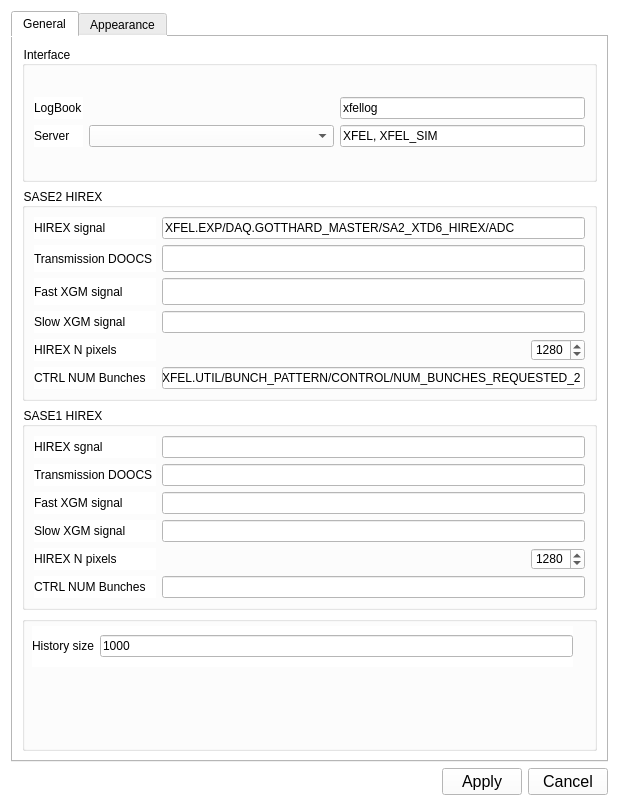
<?xml version="1.0" encoding="UTF-8"?>
<ui version="4.0">
 <class>Form</class>
 <widget class="QWidget" name="Form">
  <property name="geometry">
   <rect>
    <x>0</x>
    <y>0</y>
    <width>619</width>
    <height>806</height>
   </rect>
  </property>
  <property name="minimumSize">
   <size>
    <width>0</width>
    <height>0</height>
   </size>
  </property>
  <property name="contextMenuPolicy">
   <enum>Qt::CustomContextMenu</enum>
  </property>
  <property name="windowTitle">
   <string>Ocelot Interface</string>
  </property>
  <property name="styleSheet">
   <string notr="true">background-color: white</string>
  </property>
  <layout class="QGridLayout" name="gridLayout_2">
   <item row="1" column="0">
    <layout class="QHBoxLayout" name="horizontalLayout">
     <item>
      <spacer name="horizontalSpacer">
       <property name="orientation">
        <enum>Qt::Horizontal</enum>
       </property>
       <property name="sizeHint" stdset="0">
        <size>
         <width>40</width>
         <height>20</height>
        </size>
       </property>
      </spacer>
     </item>
     <item>
      <widget class="QPushButton" name="pb_apply">
       <property name="minimumSize">
        <size>
         <width>0</width>
         <height>0</height>
        </size>
       </property>
       <property name="font">
        <font>
         <pointsize>12</pointsize>
         <weight>50</weight>
         <bold>false</bold>
        </font>
       </property>
       <property name="text">
        <string>Apply</string>
       </property>
      </widget>
     </item>
     <item>
      <widget class="QPushButton" name="pb_cancel">
       <property name="minimumSize">
        <size>
         <width>0</width>
         <height>0</height>
        </size>
       </property>
       <property name="font">
        <font>
         <pointsize>12</pointsize>
         <weight>50</weight>
         <bold>false</bold>
        </font>
       </property>
       <property name="text">
        <string>Cancel</string>
       </property>
      </widget>
     </item>
    </layout>
   </item>
   <item row="0" column="0">
    <widget class="QTabWidget" name="tabWidget">
     <property name="currentIndex">
      <number>0</number>
     </property>
     <widget class="QWidget" name="tab">
      <attribute name="title">
       <string>General</string>
      </attribute>
      <layout class="QGridLayout" name="gridLayout_11">
       <item row="1" column="0">
        <layout class="QGridLayout" name="gridLayout">
         <item row="3" column="0" colspan="2">
          <widget class="QGroupBox" name="groupBox">
           <property name="sizePolicy">
            <sizepolicy hsizetype="Minimum" vsizetype="Minimum">
             <horstretch>0</horstretch>
             <verstretch>0</verstretch>
            </sizepolicy>
           </property>
           <property name="minimumSize">
            <size>
             <width>0</width>
             <height>0</height>
            </size>
           </property>
           <property name="maximumSize">
            <size>
             <width>16777215</width>
             <height>16777215</height>
            </size>
           </property>
           <property name="title">
            <string>SASE2 HIREX</string>
           </property>
           <layout class="QGridLayout" name="gridLayout_4">
            <item row="5" column="0">
             <widget class="QLabel" name="label_3">
              <property name="text">
               <string>Fast XGM signal</string>
              </property>
             </widget>
            </item>
            <item row="7" column="1">
             <spacer name="horizontalSpacer_3">
              <property name="orientation">
               <enum>Qt::Horizontal</enum>
              </property>
              <property name="sizeHint" stdset="0">
               <size>
                <width>40</width>
                <height>20</height>
               </size>
              </property>
             </spacer>
            </item>
            <item row="7" column="0">
             <widget class="QLabel" name="label">
              <property name="text">
               <string>HIREX N pixels</string>
              </property>
             </widget>
            </item>
            <item row="7" column="2">
             <widget class="QSpinBox" name="sb_hrx_npx">
              <property name="locale">
               <locale language="English" country="UnitedStates"/>
              </property>
              <property name="minimum">
               <number>10</number>
              </property>
              <property name="maximum">
               <number>5000</number>
              </property>
              <property name="value">
               <number>1280</number>
              </property>
             </widget>
            </item>
            <item row="8" column="0">
             <widget class="QLabel" name="label_2">
              <property name="text">
               <string>CTRL NUM Bunches</string>
              </property>
             </widget>
            </item>
            <item row="8" column="1" colspan="2">
             <widget class="QLineEdit" name="le_ctrl_num_bunch">
              <property name="locale">
               <locale language="English" country="UnitedStates"/>
              </property>
              <property name="text">
               <string>XFEL.UTIL/BUNCH_PATTERN/CONTROL/NUM_BUNCHES_REQUESTED_2</string>
              </property>
             </widget>
            </item>
            <item row="2" column="1" colspan="2">
             <widget class="QLineEdit" name="le_hirex_ch">
              <property name="text">
               <string>XFEL.EXP/DAQ.GOTTHARD_MASTER/SA2_XTD6_HIREX/ADC</string>
              </property>
             </widget>
            </item>
            <item row="2" column="0">
             <widget class="QLabel" name="label_4">
              <property name="text">
               <string>HIREX signal</string>
              </property>
             </widget>
            </item>
            <item row="4" column="0">
             <widget class="QLabel" name="label_20">
              <property name="text">
               <string>Transmission DOOCS </string>
              </property>
             </widget>
            </item>
            <item row="4" column="1" colspan="2">
             <widget class="QLineEdit" name="le_trans_ch">
              <property name="font">
               <font>
                <pointsize>12</pointsize>
               </font>
              </property>
              <property name="text">
               <string/>
              </property>
             </widget>
            </item>
            <item row="6" column="0">
             <widget class="QLabel" name="label_6">
              <property name="text">
               <string>Slow XGM signal</string>
              </property>
             </widget>
            </item>
            <item row="5" column="1" colspan="2">
             <widget class="QLineEdit" name="le_fast_xgm">
              <property name="font">
               <font>
                <pointsize>12</pointsize>
               </font>
              </property>
             </widget>
            </item>
            <item row="6" column="1" colspan="2">
             <widget class="QLineEdit" name="le_slow_xgm"/>
            </item>
           </layout>
          </widget>
         </item>
        </layout>
       </item>
       <item row="2" column="0">
        <widget class="QGroupBox" name="groupBox_2">
         <property name="title">
          <string>SASE1 HIREX</string>
         </property>
         <layout class="QGridLayout" name="gridLayout_5">
          <item row="0" column="0">
           <layout class="QGridLayout" name="gridLayout_3">
            <item row="2" column="0">
             <widget class="QLabel" name="label_9">
              <property name="text">
               <string>Fast XGM signal</string>
              </property>
             </widget>
            </item>
            <item row="1" column="0">
             <widget class="QLabel" name="label_8">
              <property name="text">
               <string>Transmission DOOCS </string>
              </property>
             </widget>
            </item>
            <item row="3" column="0">
             <widget class="QLabel" name="label_10">
              <property name="text">
               <string>Slow XGM signal</string>
              </property>
             </widget>
            </item>
            <item row="4" column="0">
             <widget class="QLabel" name="label_11">
              <property name="text">
               <string>HIREX N pixels</string>
              </property>
             </widget>
            </item>
            <item row="5" column="0">
             <widget class="QLabel" name="label_12">
              <property name="text">
               <string>CTRL NUM Bunches</string>
              </property>
             </widget>
            </item>
            <item row="4" column="2">
             <widget class="QSpinBox" name="sb_hrx_npx_sa1">
              <property name="minimum">
               <number>10</number>
              </property>
              <property name="maximum">
               <number>5000</number>
              </property>
              <property name="value">
               <number>1280</number>
              </property>
             </widget>
            </item>
            <item row="0" column="1" colspan="2">
             <widget class="QLineEdit" name="le_hirex_ch_sa1"/>
            </item>
            <item row="1" column="1" colspan="2">
             <widget class="QLineEdit" name="le_trans_ch_sa1"/>
            </item>
            <item row="3" column="1" colspan="2">
             <widget class="QLineEdit" name="le_slow_xgm_sa1"/>
            </item>
            <item row="4" column="1">
             <spacer name="horizontalSpacer_4">
              <property name="orientation">
               <enum>Qt::Horizontal</enum>
              </property>
              <property name="sizeHint" stdset="0">
               <size>
                <width>40</width>
                <height>20</height>
               </size>
              </property>
             </spacer>
            </item>
            <item row="0" column="0">
             <widget class="QLabel" name="label_7">
              <property name="text">
               <string>HIREX sgnal</string>
              </property>
             </widget>
            </item>
            <item row="2" column="1" colspan="2">
             <widget class="QLineEdit" name="le_fast_xgm_sa1"/>
            </item>
            <item row="5" column="1" colspan="2">
             <widget class="QLineEdit" name="le_ctrl_num_bunch_sa1"/>
            </item>
           </layout>
          </item>
         </layout>
        </widget>
       </item>
       <item row="0" column="0">
        <widget class="QGroupBox" name="groupBox_3">
         <property name="title">
          <string>Interface</string>
         </property>
         <layout class="QGridLayout" name="gridLayout_7">
          <item row="0" column="0">
           <layout class="QGridLayout" name="gridLayout_6">
            <item row="1" column="0">
             <widget class="QLabel" name="label_15">
              <property name="text">
               <string>Server</string>
              </property>
             </widget>
            </item>
            <item row="1" column="2">
             <widget class="QLineEdit" name="le_server">
              <property name="text">
               <string>XFEL, XFEL_SIM</string>
              </property>
             </widget>
            </item>
            <item row="1" column="1">
             <widget class="QComboBox" name="combo_server"/>
            </item>
            <item row="0" column="2">
             <widget class="QLineEdit" name="le_logbook">
              <property name="text">
               <string>xfellog</string>
              </property>
             </widget>
            </item>
            <item row="0" column="1">
             <spacer name="horizontalSpacer_2">
              <property name="orientation">
               <enum>Qt::Horizontal</enum>
              </property>
              <property name="sizeHint" stdset="0">
               <size>
                <width>40</width>
                <height>20</height>
               </size>
              </property>
             </spacer>
            </item>
            <item row="0" column="0">
             <widget class="QLabel" name="label_5">
              <property name="text">
               <string>LogBook</string>
              </property>
             </widget>
            </item>
           </layout>
          </item>
         </layout>
        </widget>
       </item>
       <item row="3" column="0">
        <widget class="QGroupBox" name="groupBox_4">
         <property name="title">
          <string/>
         </property>
         <widget class="QWidget" name="gridLayoutWidget">
          <property name="geometry">
           <rect>
            <x>10</x>
            <y>10</y>
            <width>541</width>
            <height>41</height>
           </rect>
          </property>
          <layout class="QGridLayout" name="gridLayout_8">
           <item row="0" column="0">
            <widget class="QLabel" name="label_14">
             <property name="text">
              <string>History size</string>
             </property>
            </widget>
           </item>
           <item row="0" column="1">
            <widget class="QLineEdit" name="le_2d_hist_size">
             <property name="text">
              <string>1000</string>
             </property>
            </widget>
           </item>
          </layout>
         </widget>
        </widget>
       </item>
      </layout>
     </widget>
     <widget class="QWidget" name="tab_5">
      <attribute name="title">
       <string>Appearance</string>
      </attribute>
      <layout class="QGridLayout" name="gridLayout_10">
       <item row="2" column="0">
        <spacer name="verticalSpacer_5">
         <property name="orientation">
          <enum>Qt::Vertical</enum>
         </property>
         <property name="sizeHint" stdset="0">
          <size>
           <width>20</width>
           <height>40</height>
          </size>
         </property>
        </spacer>
       </item>
       <item row="0" column="1">
        <widget class="QComboBox" name="cb_style_def"/>
       </item>
       <item row="0" column="0">
        <widget class="QLabel" name="label_18">
         <property name="text">
          <string>Chose style by default</string>
         </property>
        </widget>
       </item>
       <item row="1" column="1">
        <widget class="QLabel" name="label_13">
         <property name="font">
          <font>
           <family>Times</family>
           <italic>true</italic>
          </font>
         </property>
         <property name="text">
          <string>* changes take effect after reboot</string>
         </property>
        </widget>
       </item>
      </layout>
     </widget>
    </widget>
   </item>
  </layout>
 </widget>
 <resources/>
 <connections/>
</ui>
